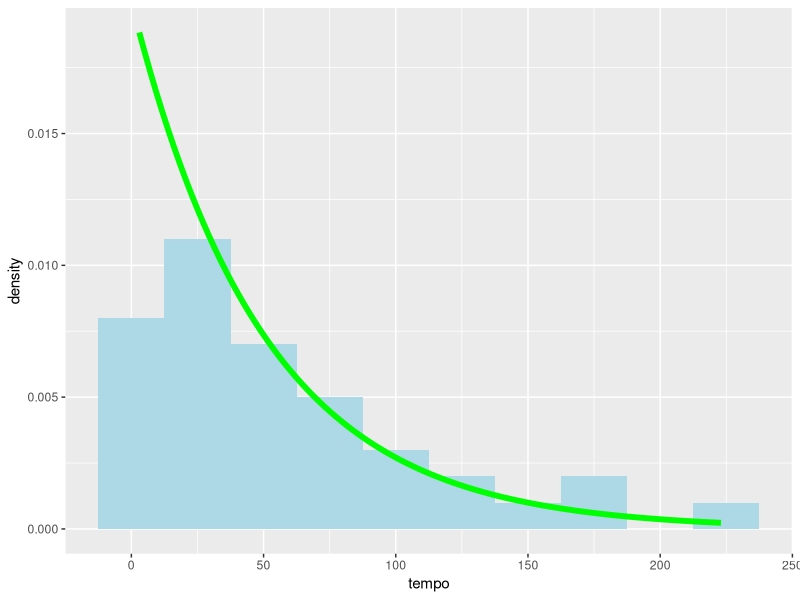
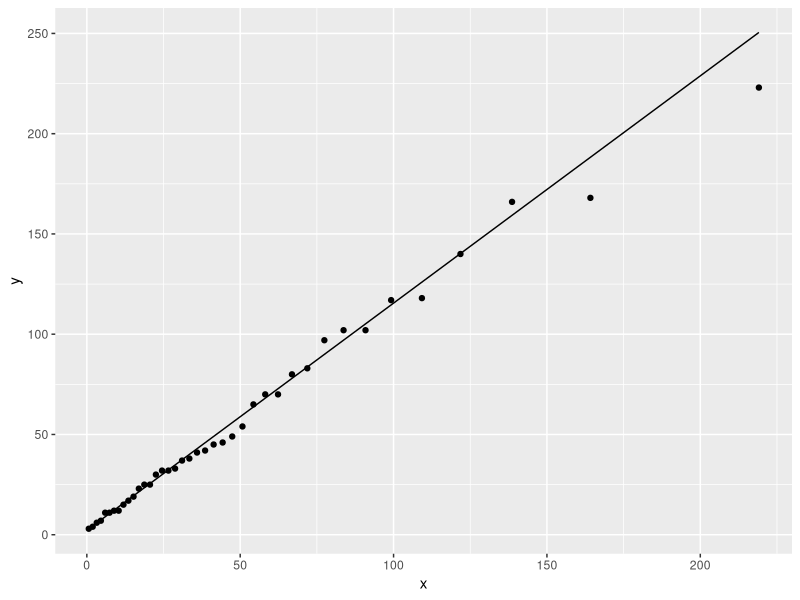

The R source for these figures, in order:
## tentando de novo independência censurando grupos
library(tidyverse)
alunos  = read_csv("alunos.csv")

alunos %>%
  ggplot(aes(x = tempo)) +
  geom_histogram(aes(y = ..density..), binwidth = 25,
                 fill = "light blue") +
  stat_function(fun = dexp, args = list(rate = 1/50),
                color = "green", size = 2)

alunos %>%
  ggplot(aes(sample = tempo)) +
  stat_qq(distribution = qexp, dparams = list(rate = 1/50)) +
  stat_qq_line(distribution = qexp, dparams = list(rate = 1/50))

a = quantile(alunos$tempo, .25)
b = quantile(alunos$tempo, .5)
c = quantile(alunos$tempo, .75)

alunos$grupo = factor(ifelse(alunos$tempo > c, "d", 
                      ifelse(alunos$tempo > b, "c", 
                             ifelse(alunos$tempo  > a, "b", "a"))))


chisq.test(table(alunos$grupo),
           p = c(.25,.25,.25,.25),
           correct = FALSE)
### 3

uni = read_csv("universidade.csv")


table(uni)

chisq.test(table(uni), correct = FALSE) # rejeitamos independência

# para aplicar teste de homogeneidade teríamos que a priori 
#definir o número de alunos de cada curso
